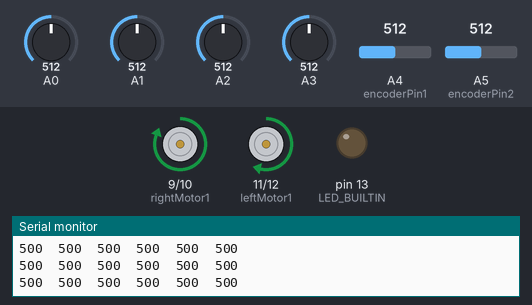
This sketch was run on a simulated Arduino Uno, built with avr-gcc and run on an emulated ATmega328P. Shown: motor-driver pin pairs drawn as motors (green arrow = first pin HIGH = forward, orange = second pin HIGH = backward, longer = more drive), output pins drawn as LEDs (lit = HIGH), the last lines printed to the serial monitor. The test bench sets the inputs (shaded band); at power-on: A0 = 512, A3 = 512, A1 = 512, A2 = 512, A4 (encoderPin1) = 512, A5 (encoderPin2) = 512.

Above: at 12.7 s.
12.8 s: A0 set to 30
At 13.4 s:
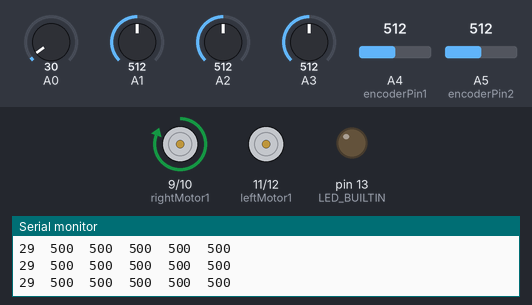
14.3 s: A0 set to 467
17.3 s: A0 set to 481
At 17.6 s:
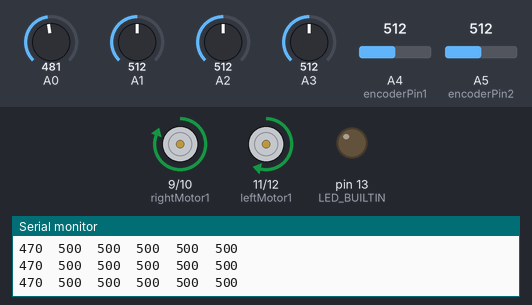
18.8 s: A3 set to 107
At 20.0 s:
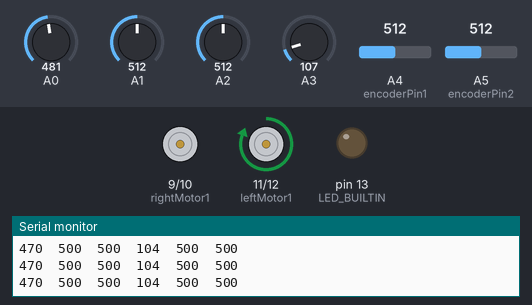
20.3 s: A3 set to 94
23.3 s: A1 set to 427
26.3 s: A1 set to 399
At 27.0 s:
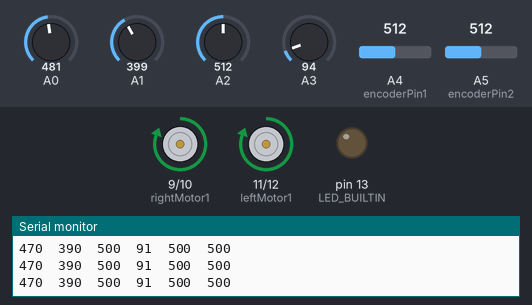
Timing chart, 0 to 28.8 s (numbered marks = the images above; inputs shaded):
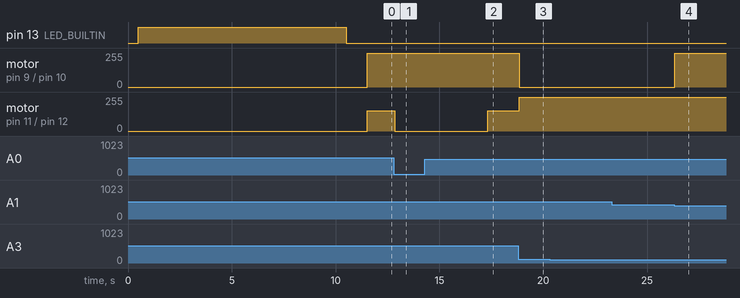

The sketch:

sketch_aug05a.ino
```cpp
#include <QTRSensors.h>

QTRSensors qtr;

#define Kp  4.5
// experiment to determine this, start by something small that just makes your bot follow the line at a slow speed
#define Ki 0.0
#define Kd  0.0
#define rightMaxSpeed 255 // max speed of the robot
#define leftMaxSpeed 255// max speed of the robot
#define rightBaseSpeed 250 // this is the speed at which the motors should spin when the robot is perfectly on the line
#define leftBaseSpeed 250
int lastError = 0;
int I;
int pos=0;
const uint8_t SensorCount =6;
uint16_t sensorValues[SensorCount];
int t=1;
int yt=0;
const int encoderPin1 = 18;
const int encoderPin2 = 19;
const int encoderPin3 = 20;
const int encoderPin4 = 21;
volatile int lastEncoded1 = 0;
volatile long encoderValue1 = 0;
volatile int lastEncoded2 = 0;
volatile long encoderValue2 = 0;
//
#define rightenable 13 //enableB
#define leftenable 7 //enableA
#define rightMotor1 9 //int3
#define rightMotor2 10 //int4
#define leftMotor1 11 //int1
#define leftMotor2 12 //int2

void setup()
{
   // configure the sensors
  qtr.setTypeAnalog();
  qtr.setSensorPins((const uint8_t[]){A0, A1, A2, A3, A4, A5}, SensorCount);
  qtr.setEmitterPin(2);
   delay(500);
  pinMode(LED_BUILTIN, OUTPUT);
  digitalWrite(LED_BUILTIN, HIGH); // turn on Arduino's LED to indicate we are in calibration mode

  // analogRead() takes about 0.1 ms on an AVR.
  // 0.1 ms per sensor * 4 samples per sensor read (default) * 6 sensors
  // * 10 reads per calibrate() call = ~24 ms per calibrate() call.
  // Call calibrate() 400 times to make calibration take about 10 seconds.
  for (uint16_t i = 0; i < 400; i++)
  {
    qtr.calibrate();
  }
  digitalWrite(LED_BUILTIN, LOW); // turn off Arduino's LED to indicate we are through with calibration

  // print the calibration minimum values measured when emitters were on
  Serial.begin(9600);
  for (uint8_t i = 0; i < SensorCount; i++)
  {
    Serial.print(qtr.calibrationOn.minimum[i]);
    Serial.print(' ');
  }
  Serial.println();

  // print the calibration maximum values measured when emitters were on
  for (uint8_t i = 0; i < SensorCount; i++)
  {
    Serial.print(qtr.calibrationOn.maximum[i]);
    Serial.print(' ');
  }
  Serial.println();
  Serial.println();
  delay(1000);
 pinMode(rightMotor1, OUTPUT);
  pinMode(rightMotor2, OUTPUT);
  //pinMode(rightenable, OUTPUT);
  pinMode(leftMotor1, OUTPUT);
  pinMode(leftMotor2, OUTPUT);
//  pinMode(leftenable, OUTPUT);

  Serial.begin(9600);
}

void loop()
{
  // read calibrated sensor values and obtain a measure of the line position
  // from 0 to 5000 (for a white line, use readLineWhite() instead)
  uint16_t position = qtr.readLineBlack(sensorValues);

  // print the sensor values as numbers from 0 to 1000, where 0 means maximum
  // reflectance and 1000 means minimum reflectance, followed by the line
  // position
 for (uint8_t i = 0; i < SensorCount; i++)
 {
   Serial.print(sensorValues[i]);
   Serial.print('\t');

 }
 Serial.print('\n');
  int pos = -(3*sensorValues[0]+2*sensorValues[1]+sensorValues[2]-sensorValues[3]-2*sensorValues[4]-3*sensorValues[5]);
//  Serial.println(pos);
  int error = pos + 22;
    I = I + error ;
    int motorSpeed = Kp * error + Kd * (error - lastError) + Ki * (I);
    lastError = error;

    int rightMotorSpeed = rightBaseSpeed + motorSpeed;
    int leftMotorSpeed = leftBaseSpeed - motorSpeed;

    if (rightMotorSpeed > rightMaxSpeed ){
        rightMotorSpeed = rightMaxSpeed; // prevent the motor from going beyond max speed
    }
    if (leftMotorSpeed > leftMaxSpeed ){
      leftMotorSpeed = leftMaxSpeed; // prevent the motor from going beyond max speed
    }
    if (rightMotorSpeed < -rightMaxSpeed){
      rightMotorSpeed = 0; // keep the motor speed positive
    }
    if (leftMotorSpeed < -leftMaxSpeed){
      leftMotorSpeed = 0; // keep the motor speed positive
    }
    analogWrite(rightMotor2, 0);
      analogWrite(rightMotor1, rightMotorSpeed);
      analogWrite(leftMotor1, leftMotorSpeed);
      analogWrite(leftMotor2, 0);
//        Serial.println(rightMotorSpeed);
//    Serial.println(leftMotorSpeed);
//    digitalWrite(rightenable, HIGH);
//    digitalWrite(leftenable, HIGH);// move forward with appropriate speeds
//    if(sensorValues[0]>700 && sensorValues[1]>700 && sensorValues[2]>700 && sensorValues[3]>700 && sensorValues[4]>700 && sensorValues[5]>700 && sensorValues[6]>700 && sensorValues[7]>700 && sensorValues[8]>700 && sensorValues[9]>700 ){
////      if(x=0){
////          analogWrite(rightMotor1, 250);
////          analogWrite(rightMotor2, 0);
////          analogWrite(leftMotor1, 250);
////          analogWrite(leftMotor2, 0);
////      }
//      analogWrite(rightMotor1, 250);
//      analogWrite(rightMotor2, 0);
//      analogWrite(leftMotor1, 0);
//      analogWrite(leftMotor2, 100);
//    }else if(sensorValues[2]<200 && sensorValues[3]<200 && sensorValues[4]<200 && sensorValues[5]<200 && sensorValues[6]<200 && sensorValues[7]<200 && sensorValues[8]<200 && sensorValues[9]<200 ){
//      analogWrite(rightMotor1, 0);
//      analogWrite(rightMotor2, 100);
//      analogWrite(leftMotor1, 250);
//      analogWrite(leftMotor2, 0);
//      if(t>0){
//        yt=encoderValue1;
//        t=0;
//      }else{
//        if(encoderValue1>yt+500){
//        if(sensorValues[0]<200 && sensorValues[1]<200 && sensorValues[2]<200 && sensorValues[3]<200 && sensorValues[4]<200 && sensorValues[5]<200 && sensorValues[6]<200 && sensorValues[7]<200){
//          analogWrite(50,150);
//          analogWrite(52,0);
//          analogWrite(rightMotor1, 0);
//          analogWrite(rightMotor2, 0);
//          analogWrite(leftMotor1, 0);
//          analogWrite(leftMotor2, 0);
//          delay(10000);
//        }else{
//        t=1;
//        }
//      }
//      }
//    }else{
//      if (leftMotorSpeed>0){
//        analogWrite(rightMotor1, 0);
//      analogWrite(rightMotor2, leftMotorSpeed);
//      }else{
//        analogWrite(rightMotor1, -leftMotorSpeed);
//      analogWrite(rightMotor2, 0);
//      }
//      if (rightMotorSpeed>0){
//        analogWrite(leftMotor1, 0);
//      analogWrite(leftMotor2, rightMotorSpeed);
//      }else{
//        analogWrite(leftMotor1, -rightMotorSpeed);
//      analogWrite(leftMotor2, 0);
//      }
//    }


  //delay(250);
}
//void updateEncoder() {
//  int MSB1 = digitalRead(encoderPin1);
//  int LSB1 = digitalRead(encoderPin2);
//
//  int encoded1 = (MSB1 << 1) | LSB1;
//  int sum1 = (lastEncoded1 << 2) | encoded1;
//
//  if (sum1 == 0b1101 || sum1 == 0b0100 || sum1 == 0b0010 || sum1 == 0b1011)
//    encoderValue1--;
//  if (sum1 == 0b1110 || sum1 == 0b0111 || sum1 == 0b0001 || sum1 == 0b1000)
//    encoderValue1++;
//
//  lastEncoded1 = encoded1;
//}
//
//void updateEncoder2() {
//  int MSB2 = digitalRead(encoderPin3);
//  int LSB2 = digitalRead(encoderPin4);
//  int encoded2 = (MSB2 << 1) | LSB2;
//  int sum2 = (lastEncoded2 << 2) | encoded2;
//
//  if (sum2 == 0b1101 || sum2 == 0b0100 || sum2 == 0b0010 || sum2 == 0b1011)
//    encoderValue2--;
//  if (sum2 == 0b1110 || sum2 == 0b0111 || sum2 == 0b0001 || sum2 == 0b1000)
//    encoderValue2++;
//
//  lastEncoded2 = encoded2;
//}
```

Measured:
- the behaviour switches between 480 and 481 on A0 (found by bisection; images 1 and 2)
- the behaviour switches between 418 and 417 on A1 (found by bisection; images 3 and 4)
- after the input at 12.8 s, motor on pin 11 (leftMotor1) / pin 12 (leftMotor2): forward 151/255 → stopped after 0.05 s
- after the input at 17.3 s, motor on pin 11 (leftMotor1) / pin 12 (leftMotor2): stopped → forward 151/255 at once
- after the input at 18.8 s, motor on pin 9 (rightMotor1) / pin 10 (rightMotor2): forward 255/255 → stopped at once; motor on pin 11 (leftMotor1) / pin 12 (leftMotor2): forward 151/255 → forward 255/255 at once
- after the input at 26.3 s, motor on pin 9 (rightMotor1) / pin 10 (rightMotor2): stopped → forward 255/255 at once
